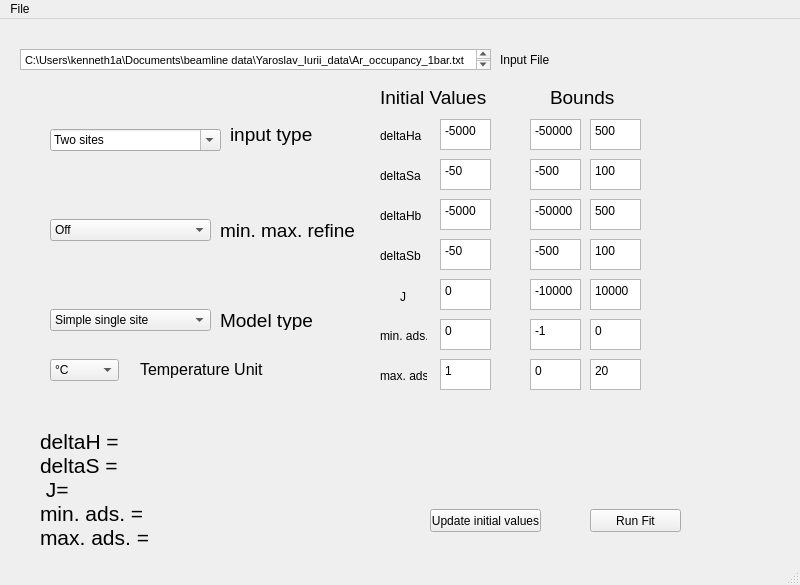
<?xml version="1.0" encoding="UTF-8"?>
<ui version="4.0">
 <class>MainWindow</class>
 <widget class="QMainWindow" name="MainWindow">
  <property name="geometry">
   <rect>
    <x>0</x>
    <y>0</y>
    <width>800</width>
    <height>585</height>
   </rect>
  </property>
  <property name="windowTitle">
   <string>MainWindow</string>
  </property>
  <widget class="QWidget" name="centralwidget">
   <widget class="QLabel" name="inputfileLabel">
    <property name="geometry">
     <rect>
      <x>500</x>
      <y>30</y>
      <width>61</width>
      <height>21</height>
     </rect>
    </property>
    <property name="text">
     <string>Input File</string>
    </property>
   </widget>
   <widget class="QTextEdit" name="InputFile">
    <property name="geometry">
     <rect>
      <x>20</x>
      <y>30</y>
      <width>471</width>
      <height>21</height>
     </rect>
    </property>
    <property name="html">
     <string>&lt;!DOCTYPE HTML PUBLIC &quot;-//W3C//DTD HTML 4.0//EN&quot; &quot;http://www.w3.org/TR/REC-html40/strict.dtd&quot;&gt;
&lt;html&gt;&lt;head&gt;&lt;meta name=&quot;qrichtext&quot; content=&quot;1&quot; /&gt;&lt;style type=&quot;text/css&quot;&gt;
p, li { white-space: pre-wrap; }
&lt;/style&gt;&lt;/head&gt;&lt;body style=&quot; font-family:'MS Shell Dlg 2'; font-size:8.25pt; font-weight:400; font-style:normal;&quot;&gt;
&lt;p style=&quot; margin-top:0px; margin-bottom:0px; margin-left:0px; margin-right:0px; -qt-block-indent:0; text-indent:0px;&quot;&gt;C:\Users\kenneth1a\Documents\beamline data\Yaroslav_Iurii_data\Ar_occupancy_1bar.txt&lt;/p&gt;&lt;/body&gt;&lt;/html&gt;</string>
    </property>
   </widget>
   <widget class="QComboBox" name="InputType">
    <property name="geometry">
     <rect>
      <x>50</x>
      <y>110</y>
      <width>171</width>
      <height>22</height>
     </rect>
    </property>
    <property name="editable">
     <bool>true</bool>
    </property>
    <property name="currentText">
     <string>Two sites</string>
    </property>
    <property name="currentIndex">
     <number>1</number>
    </property>
    <item>
     <property name="text">
      <string>Single site</string>
     </property>
    </item>
    <item>
     <property name="text">
      <string>Two sites</string>
     </property>
    </item>
   </widget>
   <widget class="QLabel" name="InputTypeLabel">
    <property name="geometry">
     <rect>
      <x>230</x>
      <y>100</y>
      <width>101</width>
      <height>31</height>
     </rect>
    </property>
    <property name="text">
     <string>&lt;html&gt;&lt;head/&gt;&lt;body&gt;&lt;p&gt;&lt;span style=&quot; font-size:14pt;&quot;&gt;input type&lt;/span&gt;&lt;/p&gt;&lt;/body&gt;&lt;/html&gt;</string>
    </property>
   </widget>
   <widget class="QComboBox" name="MinMaxRefine">
    <property name="geometry">
     <rect>
      <x>50</x>
      <y>200</y>
      <width>161</width>
      <height>22</height>
     </rect>
    </property>
    <item>
     <property name="text">
      <string>Off</string>
     </property>
    </item>
    <item>
     <property name="text">
      <string>On</string>
     </property>
    </item>
   </widget>
   <widget class="QLabel" name="MinMaxLabel">
    <property name="geometry">
     <rect>
      <x>220</x>
      <y>200</y>
      <width>151</width>
      <height>21</height>
     </rect>
    </property>
    <property name="text">
     <string>&lt;html&gt;&lt;head/&gt;&lt;body&gt;&lt;p&gt;&lt;span style=&quot; font-size:14pt;&quot;&gt;min. max. refine&lt;/span&gt;&lt;/p&gt;&lt;/body&gt;&lt;/html&gt;</string>
    </property>
    <property name="scaledContents">
     <bool>false</bool>
    </property>
   </widget>
   <widget class="QComboBox" name="ModelType">
    <property name="geometry">
     <rect>
      <x>50</x>
      <y>290</y>
      <width>161</width>
      <height>22</height>
     </rect>
    </property>
    <item>
     <property name="text">
      <string>Simple single site</string>
     </property>
    </item>
    <item>
     <property name="text">
      <string>Single site cooperative</string>
     </property>
    </item>
    <item>
     <property name="text">
      <string>Two sites, intra-pore interaction</string>
     </property>
    </item>
   </widget>
   <widget class="QLabel" name="ModelTypeLabel">
    <property name="geometry">
     <rect>
      <x>220</x>
      <y>290</y>
      <width>111</width>
      <height>21</height>
     </rect>
    </property>
    <property name="text">
     <string>&lt;html&gt;&lt;head/&gt;&lt;body&gt;&lt;p&gt;&lt;span style=&quot; font-size:14pt;&quot;&gt;Model type&lt;/span&gt;&lt;/p&gt;&lt;/body&gt;&lt;/html&gt;</string>
    </property>
   </widget>
   <widget class="QPushButton" name="optimiseButton">
    <property name="geometry">
     <rect>
      <x>590</x>
      <y>490</y>
      <width>91</width>
      <height>23</height>
     </rect>
    </property>
    <property name="text">
     <string>Run Fit</string>
    </property>
   </widget>
   <widget class="QLabel" name="outputlabel">
    <property name="geometry">
     <rect>
      <x>40</x>
      <y>380</y>
      <width>121</width>
      <height>181</height>
     </rect>
    </property>
    <property name="font">
     <font>
      <pointsize>16</pointsize>
     </font>
    </property>
    <property name="text">
     <string>deltaH = 
deltaS = 
 J= 
min. ads. = 
max. ads. = </string>
    </property>
   </widget>
   <widget class="QPlainTextEdit" name="deltaHainit">
    <property name="geometry">
     <rect>
      <x>440</x>
      <y>100</y>
      <width>51</width>
      <height>31</height>
     </rect>
    </property>
    <property name="plainText">
     <string>-5000</string>
    </property>
   </widget>
   <widget class="QPlainTextEdit" name="deltaSaInit">
    <property name="geometry">
     <rect>
      <x>440</x>
      <y>140</y>
      <width>51</width>
      <height>31</height>
     </rect>
    </property>
    <property name="plainText">
     <string>-50</string>
    </property>
   </widget>
   <widget class="QPlainTextEdit" name="deltaHbinit">
    <property name="geometry">
     <rect>
      <x>440</x>
      <y>180</y>
      <width>51</width>
      <height>31</height>
     </rect>
    </property>
    <property name="plainText">
     <string>-5000</string>
    </property>
   </widget>
   <widget class="QPlainTextEdit" name="deltaSbInit">
    <property name="geometry">
     <rect>
      <x>440</x>
      <y>220</y>
      <width>51</width>
      <height>31</height>
     </rect>
    </property>
    <property name="plainText">
     <string>-50</string>
    </property>
   </widget>
   <widget class="QPlainTextEdit" name="Jinit">
    <property name="geometry">
     <rect>
      <x>440</x>
      <y>260</y>
      <width>51</width>
      <height>31</height>
     </rect>
    </property>
    <property name="plainText">
     <string>0</string>
    </property>
   </widget>
   <widget class="QPlainTextEdit" name="minadsinit">
    <property name="geometry">
     <rect>
      <x>440</x>
      <y>300</y>
      <width>51</width>
      <height>31</height>
     </rect>
    </property>
    <property name="plainText">
     <string>0</string>
    </property>
   </widget>
   <widget class="QPlainTextEdit" name="maxadsinit">
    <property name="geometry">
     <rect>
      <x>440</x>
      <y>340</y>
      <width>51</width>
      <height>31</height>
     </rect>
    </property>
    <property name="plainText">
     <string>1</string>
    </property>
   </widget>
   <widget class="QLabel" name="deltaHalabel">
    <property name="geometry">
     <rect>
      <x>380</x>
      <y>110</y>
      <width>47</width>
      <height>13</height>
     </rect>
    </property>
    <property name="text">
     <string>deltaHa</string>
    </property>
   </widget>
   <widget class="QLabel" name="initialvalueslabel">
    <property name="geometry">
     <rect>
      <x>380</x>
      <y>70</y>
      <width>121</width>
      <height>16</height>
     </rect>
    </property>
    <property name="font">
     <font>
      <pointsize>14</pointsize>
     </font>
    </property>
    <property name="text">
     <string>Initial Values</string>
    </property>
   </widget>
   <widget class="QLabel" name="deltaSalabel">
    <property name="geometry">
     <rect>
      <x>380</x>
      <y>150</y>
      <width>47</width>
      <height>13</height>
     </rect>
    </property>
    <property name="text">
     <string>deltaSa</string>
    </property>
   </widget>
   <widget class="QLabel" name="deltaHblabel">
    <property name="geometry">
     <rect>
      <x>380</x>
      <y>190</y>
      <width>47</width>
      <height>13</height>
     </rect>
    </property>
    <property name="text">
     <string>deltaHb</string>
    </property>
   </widget>
   <widget class="QLabel" name="deltaSblabel">
    <property name="geometry">
     <rect>
      <x>380</x>
      <y>230</y>
      <width>47</width>
      <height>13</height>
     </rect>
    </property>
    <property name="text">
     <string>deltaSb</string>
    </property>
   </widget>
   <widget class="QLabel" name="Jlabel">
    <property name="geometry">
     <rect>
      <x>400</x>
      <y>270</y>
      <width>21</width>
      <height>16</height>
     </rect>
    </property>
    <property name="text">
     <string>J</string>
    </property>
   </widget>
   <widget class="QLabel" name="minadslabel">
    <property name="geometry">
     <rect>
      <x>380</x>
      <y>310</y>
      <width>47</width>
      <height>13</height>
     </rect>
    </property>
    <property name="text">
     <string>min. ads.</string>
    </property>
   </widget>
   <widget class="QLabel" name="maxadslabel">
    <property name="geometry">
     <rect>
      <x>380</x>
      <y>350</y>
      <width>47</width>
      <height>13</height>
     </rect>
    </property>
    <property name="text">
     <string>max. ads.</string>
    </property>
   </widget>
   <widget class="QPushButton" name="updateInitialValuesButton">
    <property name="geometry">
     <rect>
      <x>430</x>
      <y>490</y>
      <width>111</width>
      <height>23</height>
     </rect>
    </property>
    <property name="text">
     <string>Update initial values</string>
    </property>
   </widget>
   <widget class="QPlainTextEdit" name="deltaHbLowbound">
    <property name="geometry">
     <rect>
      <x>530</x>
      <y>180</y>
      <width>51</width>
      <height>31</height>
     </rect>
    </property>
    <property name="plainText">
     <string>-50000</string>
    </property>
   </widget>
   <widget class="QPlainTextEdit" name="deltaHaLowbound">
    <property name="geometry">
     <rect>
      <x>530</x>
      <y>100</y>
      <width>51</width>
      <height>31</height>
     </rect>
    </property>
    <property name="plainText">
     <string>-50000</string>
    </property>
   </widget>
   <widget class="QPlainTextEdit" name="deltaSbLowbound">
    <property name="geometry">
     <rect>
      <x>530</x>
      <y>220</y>
      <width>51</width>
      <height>31</height>
     </rect>
    </property>
    <property name="plainText">
     <string>-500</string>
    </property>
   </widget>
   <widget class="QPlainTextEdit" name="maxadsLowbound">
    <property name="geometry">
     <rect>
      <x>530</x>
      <y>340</y>
      <width>51</width>
      <height>31</height>
     </rect>
    </property>
    <property name="plainText">
     <string>0</string>
    </property>
   </widget>
   <widget class="QPlainTextEdit" name="deltaSaLowbound">
    <property name="geometry">
     <rect>
      <x>530</x>
      <y>140</y>
      <width>51</width>
      <height>31</height>
     </rect>
    </property>
    <property name="plainText">
     <string>-500</string>
    </property>
   </widget>
   <widget class="QPlainTextEdit" name="minadsLowbound">
    <property name="geometry">
     <rect>
      <x>530</x>
      <y>300</y>
      <width>51</width>
      <height>31</height>
     </rect>
    </property>
    <property name="plainText">
     <string>-1</string>
    </property>
   </widget>
   <widget class="QPlainTextEdit" name="JLowbound">
    <property name="geometry">
     <rect>
      <x>530</x>
      <y>260</y>
      <width>51</width>
      <height>31</height>
     </rect>
    </property>
    <property name="plainText">
     <string>-10000</string>
    </property>
   </widget>
   <widget class="QLabel" name="initialvalueslabel_2">
    <property name="geometry">
     <rect>
      <x>550</x>
      <y>70</y>
      <width>121</width>
      <height>16</height>
     </rect>
    </property>
    <property name="font">
     <font>
      <pointsize>14</pointsize>
     </font>
    </property>
    <property name="text">
     <string>Bounds</string>
    </property>
   </widget>
   <widget class="QPlainTextEdit" name="deltaSbHighBound">
    <property name="geometry">
     <rect>
      <x>590</x>
      <y>220</y>
      <width>51</width>
      <height>31</height>
     </rect>
    </property>
    <property name="plainText">
     <string>100</string>
    </property>
   </widget>
   <widget class="QPlainTextEdit" name="JHighbound">
    <property name="geometry">
     <rect>
      <x>590</x>
      <y>260</y>
      <width>51</width>
      <height>31</height>
     </rect>
    </property>
    <property name="plainText">
     <string>10000</string>
    </property>
   </widget>
   <widget class="QPlainTextEdit" name="minadsHighbound">
    <property name="geometry">
     <rect>
      <x>590</x>
      <y>300</y>
      <width>51</width>
      <height>31</height>
     </rect>
    </property>
    <property name="plainText">
     <string>0</string>
    </property>
   </widget>
   <widget class="QPlainTextEdit" name="deltaSaHighbound">
    <property name="geometry">
     <rect>
      <x>590</x>
      <y>140</y>
      <width>51</width>
      <height>31</height>
     </rect>
    </property>
    <property name="plainText">
     <string>100</string>
    </property>
   </widget>
   <widget class="QPlainTextEdit" name="deltaHbHighbound">
    <property name="geometry">
     <rect>
      <x>590</x>
      <y>180</y>
      <width>51</width>
      <height>31</height>
     </rect>
    </property>
    <property name="plainText">
     <string>500</string>
    </property>
   </widget>
   <widget class="QPlainTextEdit" name="deltaHaHighbound">
    <property name="geometry">
     <rect>
      <x>590</x>
      <y>100</y>
      <width>51</width>
      <height>31</height>
     </rect>
    </property>
    <property name="plainText">
     <string>500</string>
    </property>
   </widget>
   <widget class="QPlainTextEdit" name="maxadsHighbound">
    <property name="geometry">
     <rect>
      <x>590</x>
      <y>340</y>
      <width>51</width>
      <height>31</height>
     </rect>
    </property>
    <property name="plainText">
     <string>20</string>
    </property>
   </widget>
   <widget class="QComboBox" name="tempUnit">
    <property name="geometry">
     <rect>
      <x>50</x>
      <y>340</y>
      <width>69</width>
      <height>22</height>
     </rect>
    </property>
    <item>
     <property name="text">
      <string>°C</string>
     </property>
    </item>
    <item>
     <property name="text">
      <string>K</string>
     </property>
    </item>
   </widget>
   <widget class="QLabel" name="tempUnitLabel">
    <property name="geometry">
     <rect>
      <x>140</x>
      <y>340</y>
      <width>141</width>
      <height>21</height>
     </rect>
    </property>
    <property name="font">
     <font>
      <pointsize>12</pointsize>
     </font>
    </property>
    <property name="text">
     <string>Temperature Unit</string>
    </property>
   </widget>
  </widget>
  <widget class="QMenuBar" name="menubar">
   <property name="geometry">
    <rect>
     <x>0</x>
     <y>0</y>
     <width>800</width>
     <height>21</height>
    </rect>
   </property>
   <widget class="QMenu" name="menufile">
    <property name="title">
     <string>File</string>
    </property>
    <addaction name="actionopen"/>
   </widget>
   <addaction name="menufile"/>
  </widget>
  <widget class="QStatusBar" name="statusbar"/>
  <action name="actionopen">
   <property name="text">
    <string>Open</string>
   </property>
   <property name="shortcut">
    <string>Ctrl+O</string>
   </property>
  </action>
 </widget>
 <resources/>
 <connections/>
</ui>
